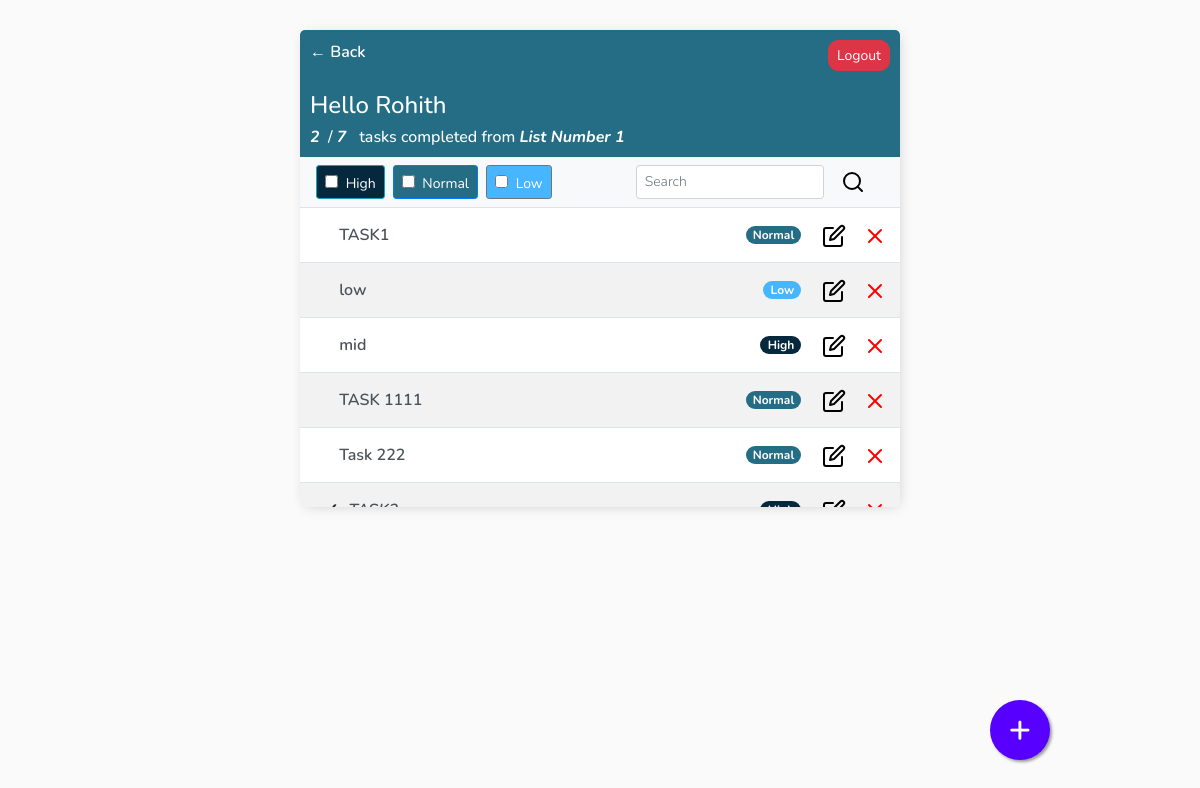
The app's page /lists/10/tasks/ (signed in), older data.
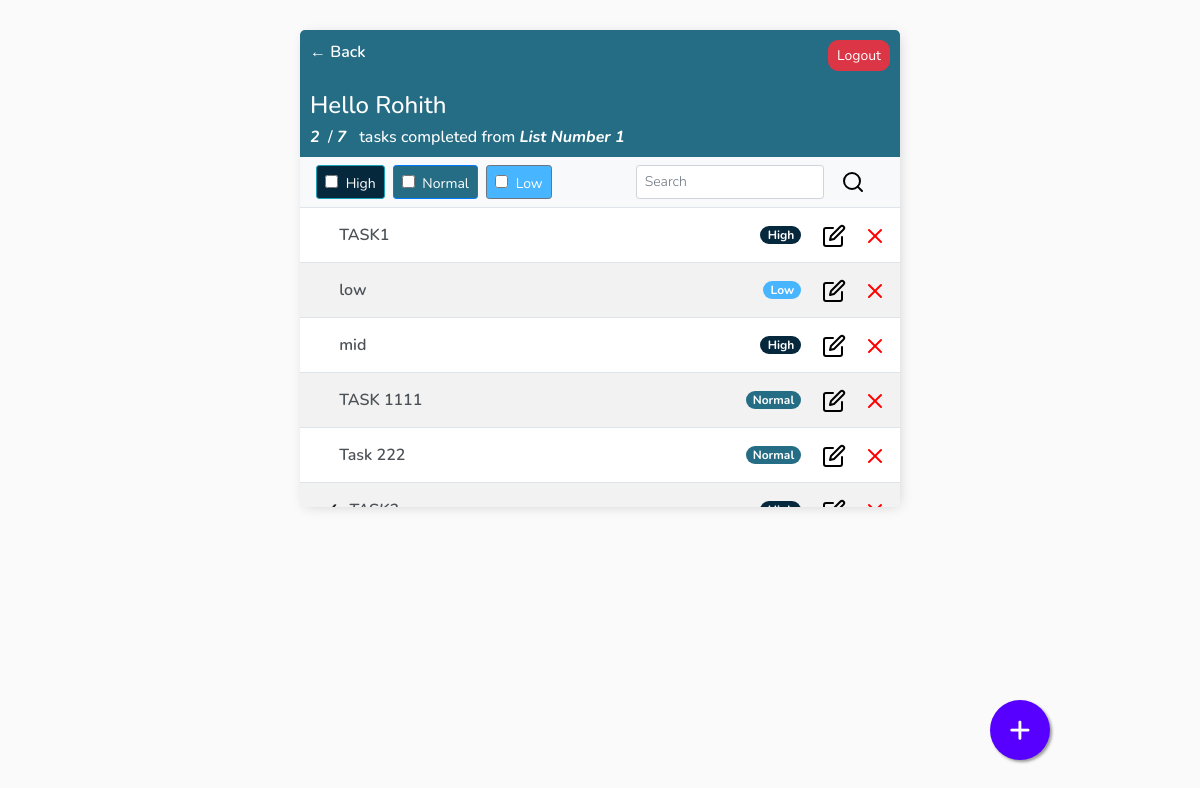
The same page, newer data.
### base/models.py (models this page shows)
class AbstractModel(models.Model):
    created_on = models.DateTimeField(auto_now_add=True)
    deleted_on = models.DateTimeField(null=True, blank=True)
    updated_on = models.DateTimeField(auto_now=True)
    created_by = models.ForeignKey(User, on_delete=models.CASCADE, null=True, blank=True, related_name='%(class)s_requests_created')
    updated_by = models.ForeignKey(User, on_delete=models.CASCADE, null=True, blank=True, related_name='%(class)s_requests_updated')
    deleted_by = models.ForeignKey(User, on_delete=models.CASCADE, null=True, blank=True, related_name='%(class)s_requests_deleted')
    class Meta:
        abstract = True

class List(AbstractModel):
    title = models.CharField(max_length=200)
    description = models.TextField(default='', blank=True)
    def __str__(self):
        return self.title

class Task(AbstractModel):
    title = models.CharField(max_length=200)
    description = models.TextField(default='', blank=True)
    complete = models.BooleanField(default=False)
    priority = models.CharField(max_length=9, choices=Priority_CHOICES, default='Normal')
    list_no = models.ForeignKey(List, on_delete=models.CASCADE, null=True, blank=True)
    def __str__(self):
        return self.title
    class Meta:
        ordering = ['complete']

### base/views/TaskList.py (the view, shortened to what this page needs)
# urls.py: path('<int:listid>/tasks/', TaskList.as_view(), name='tasks'),
class TaskList(LoginRequiredMixin, ListView):
    model = Task
    context_object_name = 'tasks'
    fields = ['complete']
    def get_context_data(self, **kwargs):
        context = super().get_context_data(**kwargs)
        context['tasks'] = context['tasks'].filter(created_by=self.request.user, list_no=self.kwargs['listid'])
        context['count'] = context['tasks'].filter(complete=False).count()
        context['count2'] = context['tasks'].filter(complete=True).count()
        context['total'] = context['tasks'].count()
        context['list'] = List.objects.get(id=self.kwargs['listid'])
        context['listname'] = List.objects.get(id=self.kwargs['listid'])
        search_input = self.request.GET.get('search-area') or ''
        if search_input:
            context['tasks'] = context['tasks'].filter(title__contains=search_input)
        context['search_input'] = search_input
        search_input_Priority = self.request.GET.get('check') or self.request.GET.get('check1') or self.request.GET.get('check2') or self.request.GET.get('check3')
        context['search_input_Priority'] = search_input_Priority
        return context

### base/templates/base/task_list.html
{% extends 'base/main.html' %}
{% block content %}
<div class="header-bar">
    <a href="{% url 'lists' %}">&#8592; Back</a>
    {% if request.user.is_authenticated %}
    <a id="logout" href="{% url 'logout' %}" class="btn btn-sm btn-danger">Logout</a>
    {% else %}
    <a id="logout" href="{% url 'login' %}" class="btn btn-danger">Login</a>
    {% endif %}
</div>
<div class="header">
    <div>
        <h4> Hello {{request.user|title}} </h4>
        {% if total == 0 %}
        <h6>No tasks added into <i><b>{{listname}}</b></h6>
        {% else %}
        <h6 style="margin:0"><i><b>{{count2}}</b> &nbsp;</i>/ <i><b>{{total}} </b> &nbsp;</i> tasks completed from <i> <b>{{listname}}</b></i></h6>
        {% endif %}
    </div>
</div>
<nav class="navbar navbar-light bg-light justify-content-between">
    <form class="form-inline">
        <div class="d-flex justify-content-around">
        <span class="btn btn-sm btn-info" style='margin-right:8px'>
            <input style='margin-top:5px' onChange="this.form.submit()" type="checkbox" value="High" name="check1" class="form-check-input" {% if High_b  %}checked {% endif %}> High
        </span>
        <span class="btn btn-sm btn-primary" style='margin-right:8px'>
            <input style='margin-top:5px' onChange="this.form.submit()" type="checkbox" value="Normal"  name="check2" class="form-check-input" {% if Normal_b %}checked {% endif %}> Normal
        </span>
        <span class="btn btn-sm btn-secondary" style='margin-right:8px'>
            <input style='margin-top:5px' onChange="this.form.submit()" type="checkbox" value="Low"  name="check3" class="form-check-input" {% if Low_b %}checked {% endif %}> Low
        </span>
        </div>
        <a>&nbsp;&nbsp;&nbsp;&nbsp;&nbsp;&nbsp;&nbsp;&nbsp;&nbsp;&nbsp;&nbsp;&nbsp;&nbsp;&nbsp;&nbsp;&nbsp;&nbsp;&nbsp;</a>
        <div class="d-flex" >
            <input class="form-control form-control-sm mr-sm-2" type='search' name='search-area' value="{{search_input}}" placeholder="Search" aria-label="Search">
            {% load static %}
            <button class="btn btn-sm btn-light my-2 my-sm-0" type="submit"><img src="{% static 'base/search.svg' %}"></button>
        </div>
    </form>
    {% if tasks|length > 0 %}
    <a id="add-link" href="{% url 'task-create' list.id %}" style="text-decoration: none;"> &#x2b;</a>
    {% endif %}
</nav>
<div id="tasklist" class="task-items-wrapper" style="overflow:scroll; height:300px;">
    {% for task in tasks %}
        {% if task.id  %}
        <div class="task-wrapper" data-position="{{task.pk}}">
            <div class="task-title">
                {% if task.complete %}
                <a>&#10003;</a>
                <i><s><a title="{{task.description}}" href="{% url 'task-update' listid=list.id pk=task.id %}">{{task}}</a></s></i>
                {% else %}
                <a>&nbsp;</a>
                <a title="{{task.description}}" href="{% url 'task-update' listid=list.id pk=task.id %}">{{task}}</a>
                {% endif %}
            </div>
            <div class="task-controls">
                {% if task.priority == "High"  %}
                <span class="badge badge-pill badge-info">{{task.priority}}</span>
                {% elif task.priority == "Normal"  %}
                <span class="badge badge-pill badge-primary">{{task.priority}}</span>
                {% elif task.priority == "Low"  %}
                <span class="badge badge-pill badge-secondary">{{task.priority}}</span>
                {% endif %}
                <a href="{% url 'task-update' listid=list.id pk=task.id %}" style="text-decoration: none;">&nbsp;&nbsp;&nbsp;{% load static %}
                    <img src="{% static 'base/edit(1).svg' %}">&nbsp;&nbsp;&nbsp;</a>
                <a href="{% url 'task-delete' listid=list.id pk=task.id %}" style="text-decoration: none;">{% load static %}
                    <img src="{% static 'base/cross.svg' %}">&nbsp;&nbsp;&nbsp;</a>
            </div>
        </div>
        {% endif %}
        {% empty %}
        <div style="text-align: center; padding-bottom: 10px; line-height: 1em;">
            <h5 style="color:black;">No new tasks are created.</h5>
            <h5 style="color:black;">Create a <a style="text-decoration: none; color: #e53935;" href="{% url 'task-create' list.id %}"> New task</a> ! </h5>
        </div>
    {% endfor %}
</div>
{% endblock content%}

### base/templates/base/main.html (shortened to what this page needs)
<!DOCTYPE html>
<html lang="en">
<head>
    <link rel="stylesheet" href="https://cdn.jsdelivr.net/npm/bootstrap@4.0.0/dist/css/bootstrap.min.css">
</head>
<body>
    <div class="container px-0">
        {% block content %} {% endblock content %}
    </div>
</body>
</html>

### base/templates/base/main.html (style rules this page uses)
body { background-color: #FAFAFA; font-family: 'Nunito', sans-serif; padding-top: 30px; }
h1, h2, h3, h4, h5, h6 { font-family: 'Nunito', sans-serif; color: white; }
a, p { color: black; }
a { font-weight: 600; color: black; }
.container { max-width: 600px; margin: auto; background-color: #fff; -webkit-box-shadow: 2px 2px 13px -4px rgba(0, 0, 0, 0.21); box-shadow: 2px 2px 13px -4px rgba(0, 0, 0, 0.21); }
input { outline: none; border: none; }
.header-bar { display: flex; justify-content: space-between; color: #fff; padding: 10px; border-radius: 5px 5px 0 0; background: #256D85; }
.header { display: flex; justify-content: space-between; color: #fff; padding: 10px; background: #256D85; }
.header-bar a { color: white; text-decoration: none; }
.task-wrapper:nth-child(even) { display: flex; align-items: center; justify-content: space-between; background-color: #f2f2f2; border-top: 1px solid #dfe4ea; overflow: hidden; }
.task-wrapper:nth-child(odd) { display: flex; align-items: center; justify-content: space-between; background-color: #fff; border-top: 1px solid #dfe4ea; overflow: hidden; }
.task-title { display: flex; padding: 15px; }
.task-title a { text-decoration: none; color: #4b5156; margin-left: 10px; }
.btn-primary, .btn-primary:hover, .btn-primary:active, .btn-primary:visited { background-color: #256D85 !important; }
.btn-secondary, .btn-secondary:hover, .btn-secondary:active, .btn-secondary:visited { background-color: #47B5FF !important; }
.btn-info, .btn-info:hover, .btn-info:active, .btn-info:visited { background-color: #06283D !important; }
.btn-danger[id=logout], .btn-danger:hover, .btn-danger:active, .btn-danger:visited { border-radius: 10px; }
.badge-primary, .badge-primary:hover, .badge-primary:active, .badge-primary:visited { background-color: #256D85 !important; }
.badge-secondary, .badge-secondary:hover, .badge-secondary:active, .badge-secondary:visited { background-color: #47B5FF !important; }
.badge-info, .badge-info:hover, .badge-info:active, .badge-info:visited { background-color: #06283D !important; }
#add-link { position:fixed; width:60px; height:60px; bottom:40px; right:150px; background-color:#5800FF; color:#FFF; border-radius:50px; text-align:center; box-shadow: 2px 2px 3px #999; font-size: 38px; }
::placeholder { font-weight: 300; opacity: 0.5; }

Row changes from the older to the newer data that the page shows:
changed Task "TASK1": priority "Normal" → "High"
